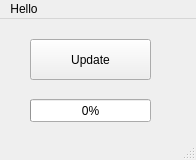
<?xml version="1.0" encoding="UTF-8"?>
<ui version="4.0">
 <class>MainWindow</class>
 <widget class="QMainWindow" name="MainWindow">
  <property name="geometry">
   <rect>
    <x>0</x>
    <y>0</y>
    <width>196</width>
    <height>160</height>
   </rect>
  </property>
  <property name="windowTitle">
   <string>MainWindow</string>
  </property>
  <widget class="QWidget" name="centralwidget">
   <widget class="QPushButton" name="chkUpdate">
    <property name="geometry">
     <rect>
      <x>30</x>
      <y>20</y>
      <width>121</width>
      <height>41</height>
     </rect>
    </property>
    <property name="text">
     <string>Update</string>
    </property>
   </widget>
   <widget class="QProgressBar" name="progressBar">
    <property name="geometry">
     <rect>
      <x>30</x>
      <y>80</y>
      <width>121</width>
      <height>23</height>
     </rect>
    </property>
    <property name="value">
     <number>0</number>
    </property>
   </widget>
  </widget>
  <widget class="QMenuBar" name="menubar">
   <property name="geometry">
    <rect>
     <x>0</x>
     <y>0</y>
     <width>196</width>
     <height>17</height>
    </rect>
   </property>
   <widget class="QMenu" name="menuHello">
    <property name="title">
     <string>Hello</string>
    </property>
   </widget>
   <addaction name="menuHello"/>
  </widget>
  <widget class="QStatusBar" name="statusbar"/>
 </widget>
 <resources/>
 <connections/>
</ui>
